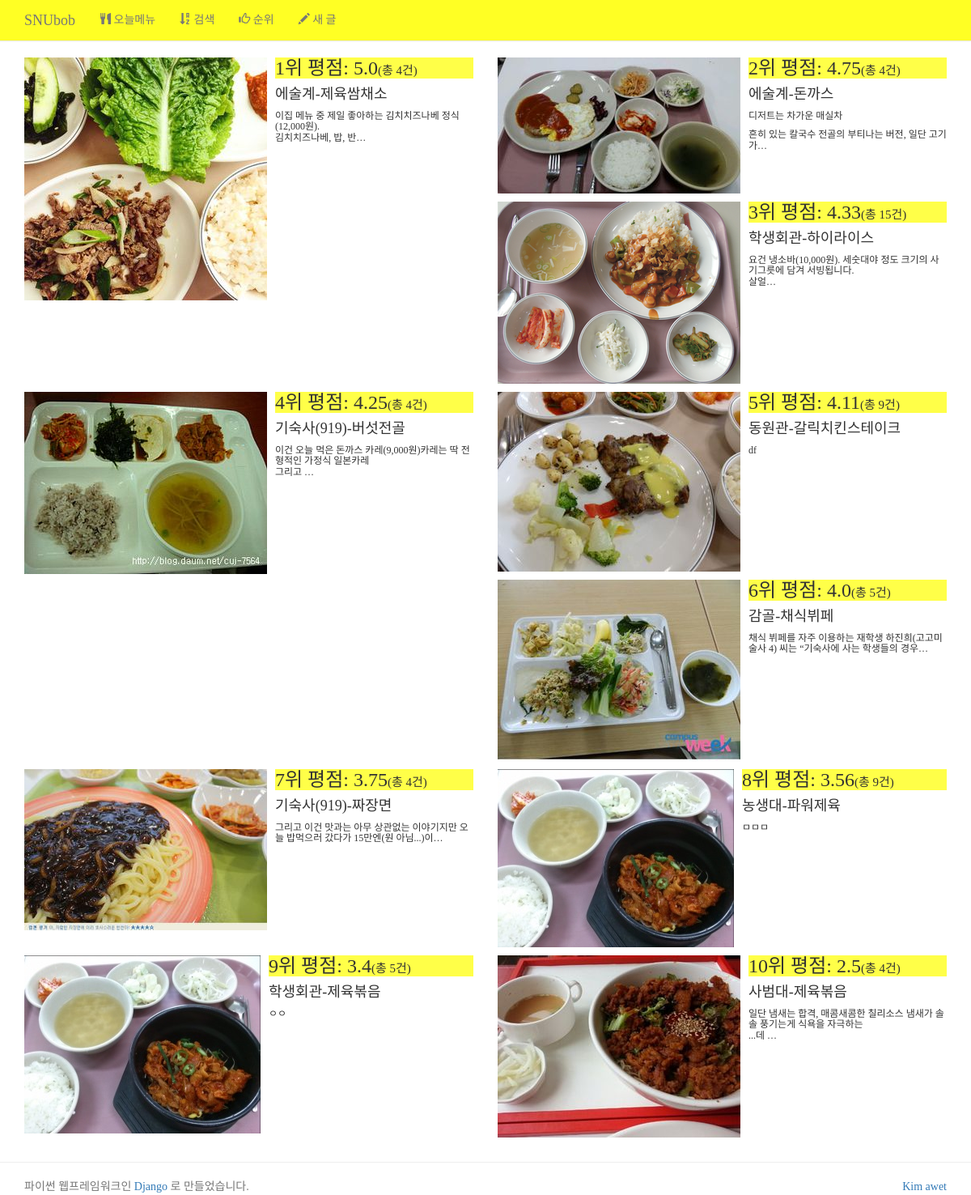
Page /bobshow/billboard/ on the committed database.
### bobshow/models.py (models this page shows, shortened)
class Bob(models.Model):
    author = models.ForeignKey(settings.AUTH_USER_MODEL)
    name = models.CharField(max_length=100)
    image = models.ImageField(blank=True, null=True, upload_to=random_name_upload_to)
    content = models.TextField(blank=True, null=True,)
    created_at = models.DateTimeField(auto_now_add=True)
    updated_at = models.DateTimeField(auto_now=True)
    place = models.ForeignKey('Place')
    star = models.PositiveSmallIntegerField()
    score = models.FloatField()

class Place(models.Model):
    name = models.CharField(max_length=20)

### bobshow/views.py (the view)
def billboard(request):
    bob_list = Bob.objects.order_by('-score')[:10]
    return render(request, "bobshow/billboard.html", {
        'bob_list': bob_list,
        })

### bobshow/templates/bobshow/billboard.html (shortened to what this page needs)
{% extends "layout.html" %}
{% load bootstrap3 %}
{% load thumbnail %}
{% block content %}
<div class="container">
    <div class="row" id="bob_list">
       {% for bob in bob_list %}
            <div class="col-sm-6">
                <div class="media">
                    <div class="media-left">
                        <a href="/bobshow/{{ bob.id }}/">
                            {% if bob.image %}
                                {% thumbnail bob.image "200x200" crop='center' quality=80 as im %}
                                <img src="{{ im.url }}" width="{{ im.width }}" height="{{ im.height}}">
                                {% endthumbnail %}
                            {% else %}
                                {% load static %}
                            {% endif %}
                        </a>
                    </div>
                    <div class="media-body">
                    {% if forloop.counter %}
                        <h3 style="background-color:#FFFF48; margin-top:0px">{{ forloop.counter }}위 평점: {{ bob.score }}<span style="font-size:15px">(총 {{ bob.comment_set.count|add:"1"}}건)</span></h3>
                        <h4 class="media-heading">{{ bob.place.name }}-{{ bob.name }}</h4>
                        <h6>{{ bob.content|linebreaks|truncatechars:55 }}</h6>
                    {% endif %}
                    </div>
                </div>
            </div>
        {% endfor %}
        </div>
    </div>
{% endblock %}

### snubob/static/layout.css (style rules this page uses)
body { padding-top: 70px; padding-bottom: 30px; }

### snubob/templates/layout.html (style rules this page uses)
* { font-family: "나눔고딕"; }
html, body { height:100%; }

### bobshow/templates/bobshow/billboard.html (style rules this page uses)
#bob_list .media { margin-bottom: 10px; }
div.media-body { max-height: 200px; }

### rows in the picture
Bob: shows a picture, score "5.0", comment_set.count|add "4", place.name "에술계", name "제육쌈채소", content "이집 메뉴 중 제일 좋아하는 김치치즈나베 정식(12,000원). 김치치즈나베, 밥, 반…"
Bob: shows a picture, score "4.75", comment_set.count|add "4", place.name "에술계", name "돈까스", content "디저트는 차가운 매실차 흔히 있는 칼국수 전골의 부티나는 버전, 일단 고기가…"
Bob: shows a picture, score "4.33", comment_set.count|add "15", place.name "학생회관", name "하이라이스", content "요건 냉소바(10,000원). 세숫대야 정도 크기의 사기그릇에 담겨 서빙됩니다. 살얼…"
Bob: shows a picture, score "4.25", comment_set.count|add "4", place.name "기숙사(919)", name "버섯전골", content "이건 오늘 먹은 돈까스 카레(9,000원)카레는 딱 전형적인 가정식 일본카레 그리고 …"
Bob: shows a picture, score "4.11", comment_set.count|add "9", place.name "동원관", name "갈릭치킨스테이크", content "df"
Bob: shows a picture, score "4.0", comment_set.count|add "5", place.name "감골", name "채식뷔페", content "채식 뷔페를 자주 이용하는 재학생 하진희(고고미술사 4) 씨는 “기숙사에 사는 학생들의 경우…"
Bob: shows a picture, score "3.75", comment_set.count|add "4", place.name "기숙사(919)", name "짜장면", content "그리고 이건 맛과는 아무 상관없는 이야기지만 오늘 밥먹으러 갔다가 15만엔(원 아님...)이…"
Bob: score "3.56", comment_set.count|add "9", place.name "농생대", name "파워제육", content "ㅁㅁㅁ"
Bob: score "3.4", comment_set.count|add "5", place.name "학생회관", name "제육볶음", content "ㅇㅇ"
Bob: shows a picture, score "2.5", comment_set.count|add "4", place.name "사범대", name "제육볶음", content "일단 냄새는 합격, 매콤새콤한 칠리소스 냄새가 솔솔 풍기는게 식욕을 자극하는 ...데 …"
